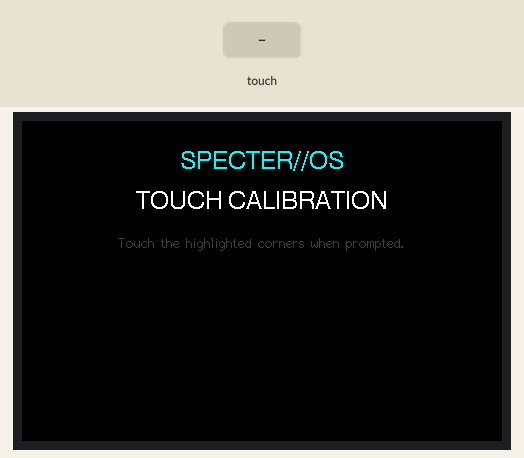
Simulated run of this program. Board: ESP32. Shown: 480×320 colour display. The inputs (shaded band) are chosen by the test bench. EEPROM starts erased; what the program prints to the serial monitor is not drawn.

Above: at 0.8 s.
At 2.9 s:
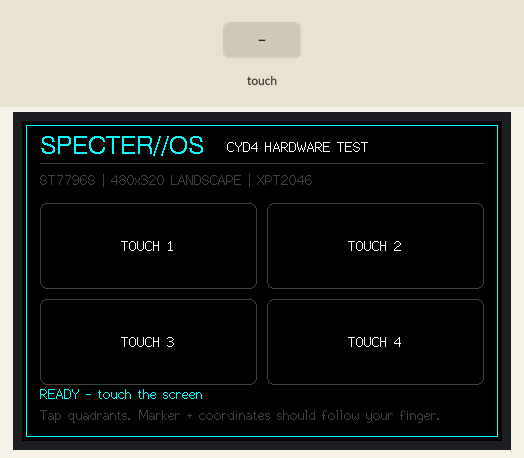
3.0 s: screen touched at 13 % across, 10 % down
At 3.8 s:
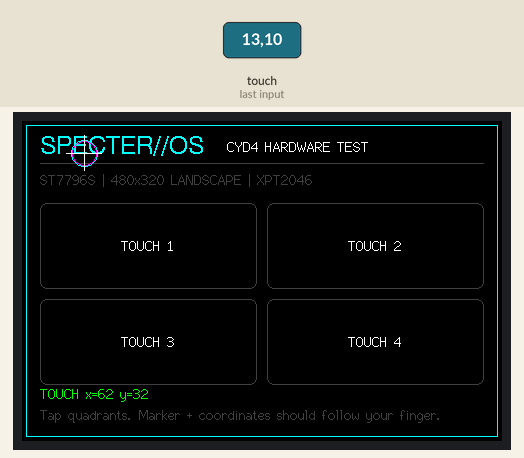
4.7 s: screen touched at 38 % across, 10 % down
At 5.2 s:
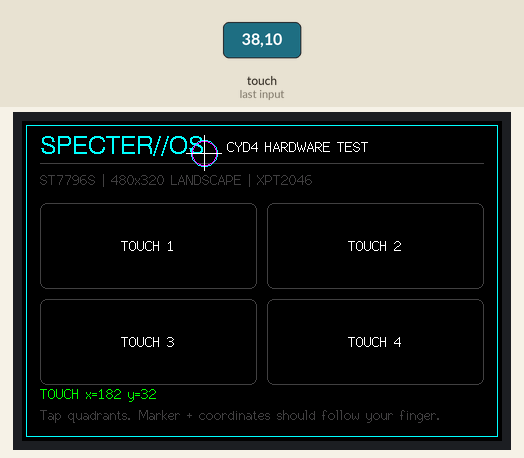
Timing chart, 0 to 7.7 s (numbered marks = the images above; inputs shaded):
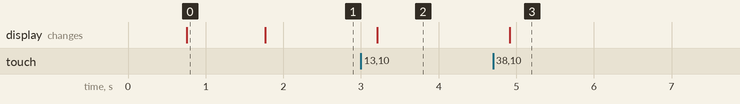

The program:

main.cpp
```cpp
#include <Arduino.h>
#include <Preferences.h>
#include <TFT_eSPI.h>
#include "board_config.h"

namespace {
TFT_eSPI tft;
Preferences prefs;
constexpr uint16_t kBg      = TFT_BLACK;
constexpr uint16_t kCyan    = TFT_CYAN;
constexpr uint16_t kMagenta = TFT_MAGENTA;
constexpr uint16_t kWhite   = TFT_WHITE;
constexpr uint16_t kDim     = 0x4208;
constexpr uint16_t kGreen   = TFT_GREEN;
constexpr uint16_t kYellow  = TFT_YELLOW;
uint16_t touchCal[5] = {0, 0, 0, 0, 0};
bool touchReady = false;
uint32_t lastStatsMs = 0;

void drawFrame() {
  tft.fillScreen(kBg);
  tft.drawRect(4, 4, tft.width() - 8, tft.height() - 8, kCyan);
  tft.drawFastHLine(18, 42, tft.width() - 36, kDim);
  tft.setTextDatum(TL_DATUM);
  tft.setTextColor(kCyan, kBg);
  tft.drawString("SPECTER//OS", 18, 14, 4);
  tft.setTextColor(kWhite, kBg);
  tft.drawString("CYD4 HARDWARE TEST", 205, 18, 2);
  tft.setTextColor(kDim, kBg);
  tft.drawString("ST7796S | 480x320 LANDSCAPE | XPT2046", 18, 51, 2);

  const int left = 18;
  const int top = 82;
  const int gap = 10;
  const int w = (tft.width() - 36 - gap) / 2;
  const int h = 86;
  for (int row = 0; row < 2; ++row) {
    for (int col = 0; col < 2; ++col) {
      const int x = left + col * (w + gap);
      const int y = top + row * (h + gap);
      tft.drawRoundRect(x, y, w, h, 7, kDim);
      tft.setTextDatum(MC_DATUM);
      tft.setTextColor(kWhite, kBg);
      String label = "TOUCH " + String(row * 2 + col + 1);
      tft.drawString(label, x + w / 2, y + h / 2, 2);
    }
  }

  tft.setTextDatum(TL_DATUM);
  tft.setTextColor(kDim, kBg);
  tft.drawString("Tap quadrants. Marker + coordinates should follow your finger.", 18, 286, 2);
}

void drawStatusLine(const String& text, uint16_t color = kCyan) {
  tft.fillRect(18, 265, tft.width() - 36, 17, kBg);
  tft.setTextDatum(TL_DATUM);
  tft.setTextColor(color, kBg);
  tft.drawString(text, 18, 265, 2);
}

bool loadCalibration() {
  prefs.begin("specter", true);
  const size_t n = prefs.getBytesLength("touchcal");
  if (n == sizeof(touchCal)) {
    const size_t read = prefs.getBytes("touchcal", touchCal, sizeof(touchCal));
    prefs.end();
    return read == sizeof(touchCal);
  }
  prefs.end();
  return false;
}

bool saveCalibration() {
  prefs.begin("specter", false);
  const size_t written = prefs.putBytes("touchcal", touchCal, sizeof(touchCal));
  prefs.end();
  return written == sizeof(touchCal);
}

void calibrateTouch() {
  tft.fillScreen(kBg);
  tft.setTextDatum(MC_DATUM);
  tft.setTextColor(kCyan, kBg);
  tft.drawString("SPECTER//OS", tft.width() / 2, 42, 4);
  tft.setTextColor(kWhite, kBg);
  tft.drawString("TOUCH CALIBRATION", tft.width() / 2, 82, 4);
  tft.setTextColor(kDim, kBg);
  tft.drawString("Touch the highlighted corners when prompted.", tft.width() / 2, 122, 2);
  delay(800);

  tft.calibrateTouch(touchCal, kMagenta, kBg, 15);
  tft.setTouch(touchCal);
  if (saveCalibration()) Serial.println("[TOUCH] Calibration saved to NVS.");
  else Serial.println("[TOUCH] WARNING: failed to save calibration.");

  Serial.printf("[TOUCH] cal={%u,%u,%u,%u,%u}\n",
                touchCal[0], touchCal[1], touchCal[2], touchCal[3], touchCal[4]);
}

void drawTouchMarker(uint16_t x, uint16_t y) {
  drawFrame();
  tft.drawCircle(x, y, 12, kMagenta);
  tft.drawCircle(x, y, 13, kCyan);
  tft.drawFastHLine(max(0, int(x) - 18), y, 36, kWhite);
  tft.drawFastVLine(x, max(0, int(y) - 18), 36, kWhite);
  drawStatusLine("TOUCH x=" + String(x) + " y=" + String(y), kGreen);
}

void printBootInfo() {
  Serial.println();
  Serial.println("======================================");
  Serial.println(" SPECTER//OS - CYD4 PHASE 0A");
  Serial.println("======================================");
  Serial.printf("Chip: %s\n", ESP.getChipModel());
  Serial.printf("Revision: %d\n", ESP.getChipRevision());
  Serial.printf("CPU: %d MHz\n", ESP.getCpuFreqMHz());
  Serial.printf("Flash: %u bytes\n", ESP.getFlashChipSize());
  Serial.printf("Heap free: %u bytes\n", ESP.getFreeHeap());
  Serial.println("Expected display: ST7796S 480x320 landscape");
  Serial.println("Expected touch: XPT2046");
  Serial.println("PlatformIO port: COM4");
}
}

void setup() {
  Serial.begin(specter::board::kSerialBaud);
  delay(250);
  printBootInfo();

  pinMode(specter::board::kTftBl, OUTPUT);
  digitalWrite(specter::board::kTftBl, HIGH);

  tft.init();
  tft.setRotation(specter::board::kRotation);
  tft.fillScreen(kBg);
  Serial.printf("[DISPLAY] TFT_eSPI reports %dx%d\n", tft.width(), tft.height());

  if (loadCalibration()) {
    tft.setTouch(touchCal);
    touchReady = true;
    Serial.println("[TOUCH] Loaded calibration from NVS.");
  } else {
    Serial.println("[TOUCH] No saved calibration. Starting calibration.");
    calibrateTouch();
    touchReady = true;
  }

  drawFrame();
  drawStatusLine(touchReady ? "READY - touch the screen" : "TOUCH NOT READY",
                 touchReady ? kCyan : kYellow);
}

void loop() {
  if (touchReady) {
    uint16_t x = 0;
    uint16_t y = 0;
    if (tft.getTouch(&x, &y, 350)) {
      Serial.printf("[TOUCH] x=%u y=%u\n", x, y);
      drawTouchMarker(x, y);
      delay(90);
    }
  }

  const uint32_t now = millis();
  if (now - lastStatsMs >= 5000) {
    lastStatsMs = now;
    Serial.printf("[SYS] uptime=%lus heap=%u min_heap=%u\n",
                  now / 1000UL, ESP.getFreeHeap(), ESP.getMinFreeHeap());
  }
  delay(5);
}
```

board_config.h
```cpp
#pragma once

namespace specter::board {
constexpr int kTftMiso = 12;
constexpr int kTftMosi = 13;
constexpr int kTftSclk = 14;
constexpr int kTftCs   = 15;
constexpr int kTftDc   = 2;
constexpr int kTftBl   = 27;
constexpr int kTouchCs  = 33;
constexpr int kTouchIrq = 36;
constexpr int kLandscapeWidth  = 480;
constexpr int kLandscapeHeight = 320;
constexpr int kRotation = 1;
constexpr unsigned long kSerialBaud = 115200;
}
```

Measured:
- after the input at 3.0 s, the display: changes after 0.21 s (image 2)
- after the input at 4.7 s, the display: changes after 0.21 s (image 3)
- what the display in image 0 shows lasts 1.0 s, from 0.8 s to 1.8 s
